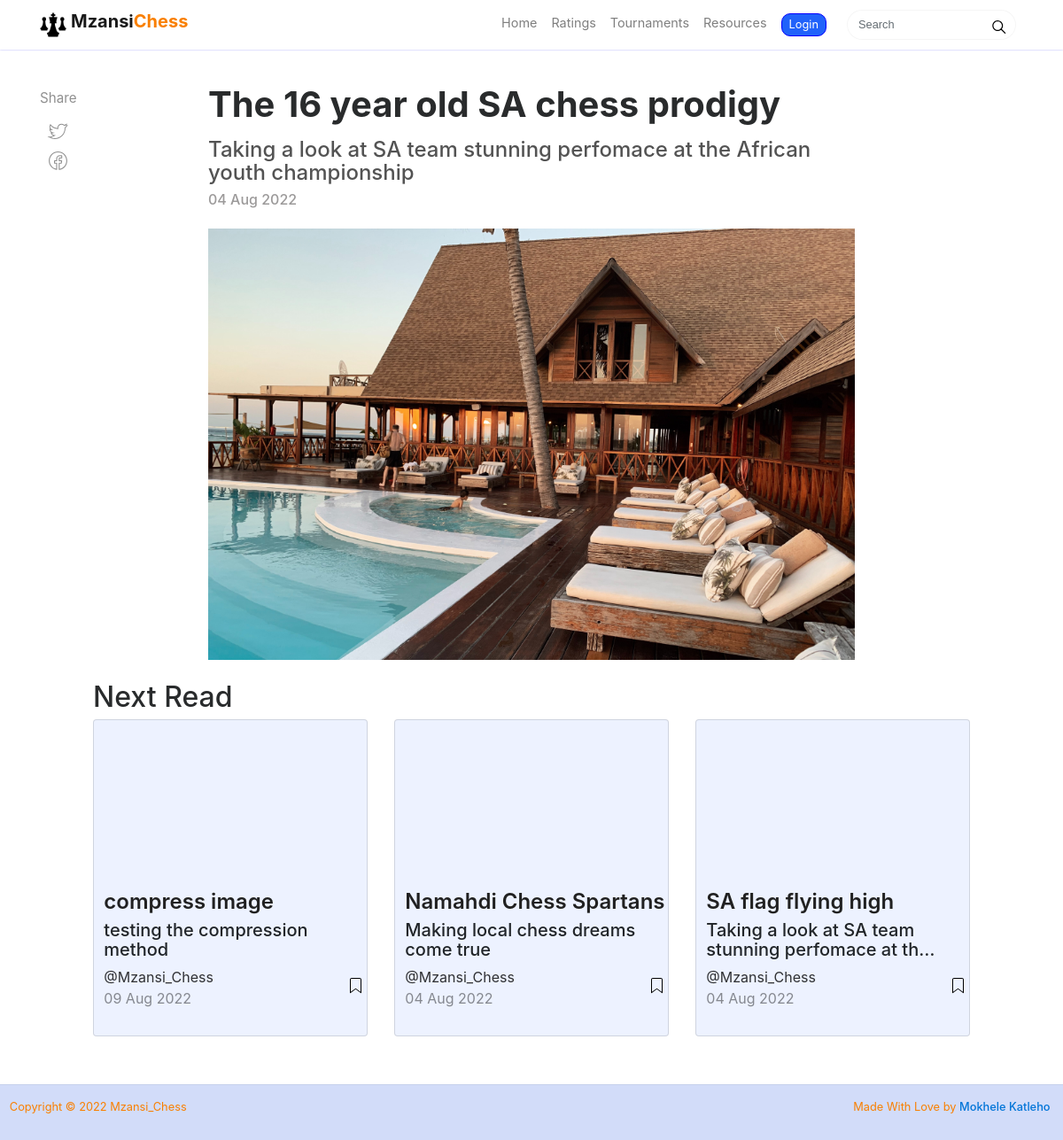
/read_article/1/, run on an earlier commit of the app's database.
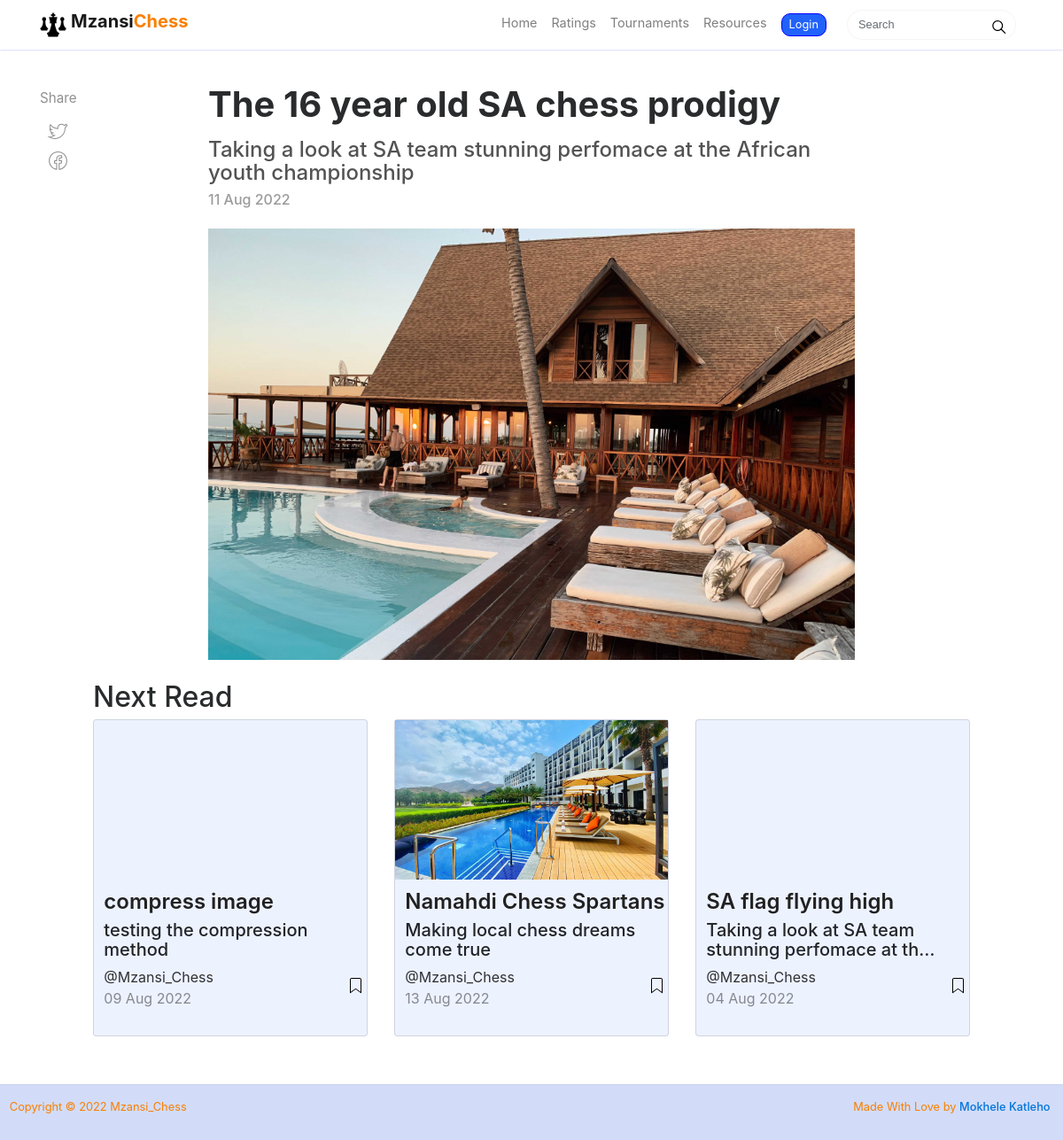
And on a later commit of the database.
### blog/models.py (models this page shows, shortened)
class Articles(models.Model):
    owner = models.ForeignKey(User, on_delete=models.CASCADE)
    thumbnail = models.ImageField()
    title = models.CharField(max_length=200)
    subtitle = models.CharField(max_length=400)
    body = QuillField()
    date_posted = models.DateTimeField(auto_now=True)
    featured_article = models.BooleanField(null=True,blank=True,default=False)
    class Meta:
        verbose_name_plural = "articles"

### blog/views.py (the view)
# urls.py: path("read_article/<int:article_id>/",views.read_article,name='read_article'),
def read_article(request,article_id):
    article = Articles.objects.get(id = article_id)
    articles = Articles.objects.exclude(id=article_id)[0:3:-1]
    context = {"article":article,"articles":articles}
    return render(request,"blog/read_article.html", context)

### blog/templates/blog/read_article.html (shortened to what this page needs)
{% extends 'blog/base.html' %}
{% load static %}
{% load bootstrap5 %}
{% block content %}
<div class="container">
	<div class="row">
		<div class="col-md-2 col-xs-12">
			<div class="share">
				<p>
					Share
				</p>
				<ul>
					<li>
					<a target="_blank" href="https://twitter.com/home?status=http%3A//www.wowthemes.net">
					</a>
					</li>
					<li>
					<a target="_blank" href="https://www.facebook.com/sharer/sharer.php?u=http%3A//www.wowthemes.net">
					</a>
					</li>
				</ul>
			</div>
		</div>
		<div class="col-md-8 col-md-offset-2 col-xs-12">
			<div class="mainheading">
				<h1 class="posttitle">{{article.title}}</h1>
				<h4 style="color: rgb(83, 83, 83);font-weight: 500;">{{article.subtitle}} </h4>
				<h6 style="color: rgb(156, 154, 154);">{{article.date_posted|date:"d M Y"}}</h6>
			</div>
			<img class="featured-image img-fluid" src="{{article.thumbnail.url}}" alt="">
		</div>
	</div>
</div>
<div class="container-fluid" style="width: 85%;">
<h2><span>Next Read</span></h2>
<div class="row">
	{% for article in articles %}
	<div class="col-md-4">
		<div class="card" style="background-color: rgb(237, 242, 255);margin-bottom: 0.1cm;">
				<div  class="thumbnail-wrapper">
						<img class="card-img-top" src="{{article.thumbnail.url}}" alt="">
				</div>
			<div  style="margin-top:0cm;margin-left: 0.3cm;" >
			{% with title_length=article.title|length subtitle_length=article.subtitle|length %}
				<h4><a style="color: rgb(33, 33, 33);margin-top: 0cm;font-weight: 600;" href="{% url 'blog:read_article' article.id %}">{{article.title}}</a></h4>
				{% if title_length > 30 %}
				<h5>{{article.subtitle|truncatechars:35}}</h5>
				{% else %}
				<h5>{{article.subtitle|truncatechars:50}}</h5>
				{% endif %}
			{% endwith %}
				<div class="metafooter">
					<div class="wrapfooter">
						<span class="author-meta">
						<span class="post-name"><a href="#">@Mzansi_Chess</a></span><br/>
						<span class="post-date">{{article.date_posted|date:"d M Y"}}</span>
						</span>
						<span class="post-read-more"><a href="#" title="Read Story"></a></span>
					</div>
				</div>
				<br>
			</div>
		</div>
	</div>
	{% endfor %}
</div>
</div>
{% endblock content %}

### blog/templates/blog/base.html (shortened to what this page needs)
<!DOCTYPE html>
<html lang="en">
<head>
    {% load static %}
    {% load bootstrap5 %}
    {% bootstrap_css %}
    <link href="https://maxcdn.bootstrapcdn.com/font-awesome/4.7.0/css/font-awesome.min.css" rel="stylesheet">
    <link rel="stylesheet" href="https://cdn.jsdelivr.net/npm/bootstrap-icons@1.8.3/font/bootstrap-icons.css">
    <link rel="stylesheet" type="text/css" href="{% static 'css/blog_style.css' %}"/>
    <link href="{% static 'css/mediumish.css' %}" rel="stylesheet">
    <link href="{% static 'css/bootstrap.min.css' %}" rel="stylesheet">
</head>
{% url 'blog:blog' as blog_path %}
{% url 'blog:ratings' as ratings_path %}
{% url 'blog:tournaments' as tournaments_path %}
<nav class="navbar navbar-toggleable-md navbar-light bg-white fixed-top mediumnavigation" style="box-shadow: 0 0 2px rgb(172, 172, 247);">
  <div class="container">
    <a class="navbar-brand d-flex" href="{% url 'blog:blog' %}" style="font-weight: 700;">
    <img  src="{% static 'img/logo.png' %}" alt="logo"><h5> <strong>Mzansi </strong> </h6><h5 style="color: #f97f00"><strong>Chess</strong> </h5>
    </a>
    <div class="collapse navbar-collapse" id="navbarsExampleDefault">
      <ul class="navbar-nav ml-auto">
        {% if request.path == blog_path %}
        <li class="nav-item border-bottom border-2 border-warning">
          <a style="color: #f97f00;font-weight:bold;font-size:1rem" class="nav-link" href="{% url 'blog:blog' %}">Home</a>
        </li>
        {% else %}
        <li class="nav-item">
          <a class="nav-link" href="{% url 'blog:blog' %}">Home</a>
        </li>
        {% endif %}
        {% if request.path == ratings_path %}
        <li class="nav-item  border-bottom border-2 border-warning">
        <a style="color: #f97f00;font-weight:bold;font-size:1rem" class="nav-link" href="{% url 'blog:ratings' %}">Ratings</a>
        </li>
        {% else %}
        <li class="nav-item">
          <a class="nav-link" href="{% url 'blog:ratings' %}">Ratings</a>
        </li>
        {% endif %}
        {% if request.path == tournaments_path %}
        <li class="nav-item border-bottom border-2 border-warning">
        <a style="color: #f97f00;font-weight:bold;font-size:1rem" class="nav-link" href="{% url 'blog:tournaments' %}">Tournaments</a>
        </li>
        {% else %}
        <li class="nav-item">
          <a class="nav-link" href="{% url 'blog:tournaments' %}">Tournaments</a>
          </li>
          {% endif %}
        <li class="nav-item">
        <a class="nav-link" href="#">Resources</a>
        </li>
        <li class="nav-item">
          {% if user.is_anonymous %}
          <div class="d-flex">
            <a href="{% url 'users:login' %}" class="nav-link"> <button class=" btn btn-sm" style="background-color:#2162fa;border-radius: 10px;color: white;font-size:0.8rem;border: 1px rgb(7, 2, 255) solid ">Login</button></a>
          </div>
       {% else %}
          <div class="d-flex">
          <a href="{% url 'users:logout' %}" class="nav-link">
            <button class=" btn btn-sm" style="background-color:#b3b1b1;border-radius: 10px;color: white;border: 1px rgb(71, 71, 71) solid;font-size:0.8rem ;">Logout</button>
          </a>
          </div>
       {% endif %}
          </li>
      </ul>
      <form class="form-inline my-2 my-lg-0">
        <input class="form-control mr-sm-2" type="text" placeholder="Search">
        <span class="search-icon"><svg class="svgIcon-use" width="25" height="25" viewbox="0 0 25 25"><path d="M20.067 18.933l-4.157-4.157a6 6 0 1 0-.884.884l4.157 4.157a.624.624 0 1 0 .884-.884zM6.5 11c0-2.62 2.13-4.75 4.75-4.75S16 8.38 16 11s-2.13 4.75-4.75 4.75S6.5 13.62 6.5 11z"></path></svg></span>
      </form>
    </div>
  </div>
  </nav>
<body>
    {% block content %}
    {% endblock content %}
    <div class="footer sticky-bottom" style="background-color: rgb(210, 220, 249);">
      <p class="pull-left" style="color: #f97f00;">
        &nbsp; &nbsp;Copyright &copy; 2022 Mzansi_Chess
      </p>
      <p class="pull-right" style="color: #f97f00;">
         Made With Love by <a target="_blank" style="font-weight: 500;" href="https://mokhelekatleho.pythonanywhere.com">Mokhele Katleho</a> &nbsp; &nbsp;
      </p>
      <div class="clearfix">
      </div>
    </div>
</body>
</html>

### blog/static/css/blog_style.css (style rules this page uses)
.thumbnail-wrapper { margin-bottom: 0.3cm; width: 100%; height: 270px; overflow: hidden; }
.thumbnail-wrapper img { position: relative; left: 50%; top: 50%; -webkit-transform: translate(-50%,-50%); -ms-transform: translate(-50%,-50%); transform: translate(-50%,-50%); }

### blog/static/css/mediumish.css (style rules this page uses)
body { padding-top:5rem; }
.mainheading { padding:1rem 0rem; }
a,a:hover { transition:all 0.2s; }
.mediumnavigation { background:rgba(255,255,255,.97); box-shadow:0 2px 2px -2px rgba(0,0,0,.15); }
@media (min-width:992px) { .navbar-toggleable-md .navbar-nav .nav-link { padding-right:.7rem; padding-left:.7rem; } }
.author-meta { flex:1 1 auto; white-space:nowrap!important; text-overflow:ellipsis!important; overflow:hidden!important; }
span.post-name,span.post-date,span.author-meta { display:inline-block; }
span.post-date,span.post-read { color:rgba(0,0,0,.44); }
span.post-read-more { align-items:center; display:inline-block; float:right; margin-top:8px; }
span.post-read-more a { color:rgba(0,0,0,.44); }
span.post-name a,span.post-read-more a:hover { color:rgba(0,0,0,.8); }
.mediumnavigation .form-control { font-size:0.8rem; border-radius:30px; overflow:hidden; border:1px solid rgba(0,0,0,0.04); }
.mediumnavigation .form-inline { margin-left:15px; }
.mediumnavigation .navbar-brand { font-weight:500; }
.mediumnavigation .nav-item,.dropdown-menu { font-size:0.9rem; }
.mediumnavigation .search-icon { margin-left:-40px; display:inline-block; margin-top:3px; cursor:pointer; }
.mediumnavigation .navbar-brand img { max-height:30px; margin-right:5px; }
.mainheading h1.posttitle { font-weight:700; margin-bottom:1rem; }
.footer { border-top:1px solid rgba(0,0,0,.05)!important; padding-top:15px; padding-bottom:12px; font-size:0.8rem; color:rgba(0,0,0,.44); margin-top:50px; }
.featured-image { display:block; margin:0px auto; margin-bottom:1.5rem; }
.share { text-align:center; margin-top:20px; }
.share p { margin-bottom:10px; font-size:0.95rem; }
.share { display:none; }
.share ul li { display:inline-block; margin-bottom:5px; }
.share ul { padding-left:0; margin-left:0; }
@media (min-width:1024px) { .share { position:fixed; display:block; } }
@media (min-width:1024px) { .share ul li { display:block; } }
.share,.share a { color:rgba(0,0,0,.44); fill:rgba(0,0,0,.44); }
.card { border-radius:4px; }

### blog/templates/blog/read_article.html (style rules this page uses)
@media screen and (min-width:900px) { .container-fluid { width:90%; } }
@media screen and (min-width:776px) { .thumbnail-wrapper { height: 180px; } }

What changed in the data, as far as the page shows it:
changed Articles "Taking a look at SA team stunning perfomace at the African youth championship": date_posted "04 Aug 2022" → "11 Aug 2022"; thumbnail: a different picture
changed Articles "Namahdi Chess Spartans": thumbnail: picture added; date_posted "04 Aug 2022" → "13 Aug 2022"
